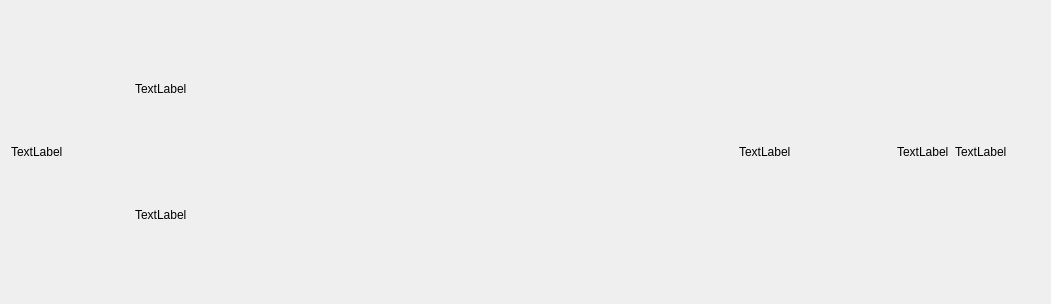
<?xml version="1.0" encoding="UTF-8"?>
<ui version="4.0">
 <class>PluginPanel</class>
 <widget class="QWidget" name="PluginPanel">
  <property name="geometry">
   <rect>
    <x>0</x>
    <y>0</y>
    <width>1051</width>
    <height>304</height>
   </rect>
  </property>
  <property name="sizePolicy">
   <sizepolicy hsizetype="Expanding" vsizetype="Fixed">
    <horstretch>0</horstretch>
    <verstretch>0</verstretch>
   </sizepolicy>
  </property>
  <property name="mouseTracking">
   <bool>false</bool>
  </property>
  <property name="windowTitle">
   <string>Form</string>
  </property>
  <property name="styleSheet">
   <string notr="true"/>
  </property>
  <layout class="QHBoxLayout" name="horizontalLayout">
   <item>
    <widget class="QLabel" name="label">
     <property name="sizePolicy">
      <sizepolicy hsizetype="Fixed" vsizetype="Fixed">
       <horstretch>1</horstretch>
       <verstretch>0</verstretch>
      </sizepolicy>
     </property>
     <property name="minimumSize">
      <size>
       <width>100</width>
       <height>100</height>
      </size>
     </property>
     <property name="text">
      <string>TextLabel</string>
     </property>
    </widget>
   </item>
   <item>
    <widget class="QWidget" name="widget" native="true">
     <property name="sizePolicy">
      <sizepolicy hsizetype="Preferred" vsizetype="Preferred">
       <horstretch>5</horstretch>
       <verstretch>0</verstretch>
      </sizepolicy>
     </property>
     <layout class="QHBoxLayout" name="horizontalLayout_2">
      <item>
       <widget class="QWidget" name="widget_2" native="true">
        <property name="sizePolicy">
         <sizepolicy hsizetype="Preferred" vsizetype="Preferred">
          <horstretch>8</horstretch>
          <verstretch>0</verstretch>
         </sizepolicy>
        </property>
        <layout class="QVBoxLayout" name="verticalLayout">
         <item>
          <widget class="QLabel" name="labelCmd">
           <property name="text">
            <string>TextLabel</string>
           </property>
          </widget>
         </item>
         <item>
          <widget class="QLabel" name="labelArgvs">
           <property name="text">
            <string>TextLabel</string>
           </property>
          </widget>
         </item>
        </layout>
       </widget>
      </item>
      <item>
       <widget class="QLabel" name="labelInfo">
        <property name="sizePolicy">
         <sizepolicy hsizetype="Preferred" vsizetype="Preferred">
          <horstretch>2</horstretch>
          <verstretch>0</verstretch>
         </sizepolicy>
        </property>
        <property name="text">
         <string>TextLabel</string>
        </property>
       </widget>
      </item>
      <item>
       <widget class="QLabel" name="labelName">
        <property name="text">
         <string>TextLabel</string>
        </property>
       </widget>
      </item>
      <item>
       <widget class="QLabel" name="labelGo">
        <property name="sizePolicy">
         <sizepolicy hsizetype="Preferred" vsizetype="Preferred">
          <horstretch>1</horstretch>
          <verstretch>0</verstretch>
         </sizepolicy>
        </property>
        <property name="text">
         <string>TextLabel</string>
        </property>
       </widget>
      </item>
     </layout>
    </widget>
   </item>
  </layout>
 </widget>
 <resources/>
 <connections/>
</ui>
